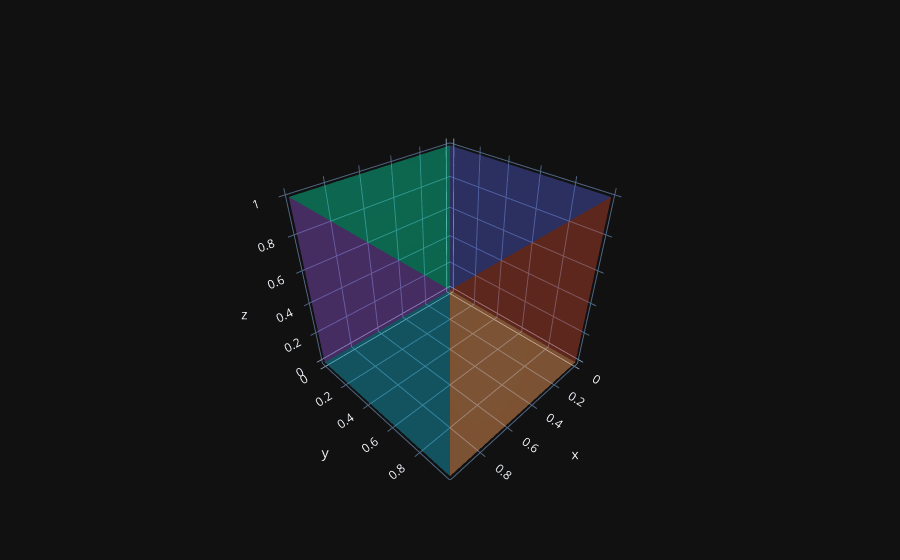

The notebook cell this image was saved under:
### Markdown cell above
The histograms show that x,y,z are not from a uniform distribution. There are more points at the edges than at the center. This is due to the relativly fewer points in the larger central tetrahedron. There wasnt a problem before where we accounted for this difference in volumes and assigned the points per tet accordingly. This trick of checking histograms will not work in general. We would have to define and calculate a local point density and check for variations in it. 

Before going to the next section, lets us decompose the unit cube into 6 congruent tetrahedra and generating points once again.

### Code cell
cv=np.asarray([[0,0,0], [0,0,1], [0,1,0], [0,1,1], 
               [1,0,0], [1,0,1], [1,1,0], [1,1,1]],dtype=np.float64) # same as before. shorter name this time :)
#decompose into 6 tetrahedra
tets=np.asarray([
    [cv[0],cv[1],cv[3],cv[7]],
    [cv[0],cv[2],cv[3],cv[7]],
    [cv[0],cv[1],cv[5],cv[7]],
    [cv[0],cv[4],cv[5],cv[7]],
    [cv[0],cv[2],cv[6],cv[7]],
    [cv[0],cv[4],cv[6],cv[7]]])

fig=go.Figure()
for tet in tets:
    x, y, z = tet.T
    i,j,k = triangles.T
    fig = fig.add_trace(go.Mesh3d(x=x, y=y, z=z, i=i, j=j, k=k, opacity=0.25,))
fig.show()

### Figure 1 — Plotly figure (JSON) as saved in the notebook; plotly's stock layout.template omitted (floating-point values rounded to 4 significant figures)
{"data": [{"i": [0, 0, 0, 1], "j": [1, 1, 2, 2], "k": [2, 3, 3, 3], "opacity": 0.25, "type": "mesh3d", "x": [0, 0, 0, 1], "y": [0, 0, 1, 1], "z": [0, 1, 1, 1]}, {"i": [0, 0, 0, 1], "j": [1, 1, 2, 2], "k": [2, 3, 3, 3], "opacity": 0.25, "type": "mesh3d", "x": [0, 0, 0, 1], "y": [0, 1, 1, 1], "z": [0, 0, 1, 1]}, {"i": [0, 0, 0, 1], "j": [1, 1, 2, 2], "k": [2, 3, 3, 3], "opacity": 0.25, "type": "mesh3d", "x": [0, 0, 1, 1], "y": [0, 0, 0, 1], "z": [0, 1, 1, 1]}, {"i": [0, 0, 0, 1], "j": [1, 1, 2, 2], "k": [2, 3, 3, 3], "opacity": 0.25, "type": "mesh3d", "x": [0, 1, 1, 1], "y": [0, 0, 0, 1], "z": [0, 0, 1, 1]}, {"i": [0, 0, 0, 1], "j": [1, 1, 2, 2], "k": [2, 3, 3, 3], "opacity": 0.25, "type": "mesh3d", "x": [0, 0, 1, 1], "y": [0, 1, 1, 1], "z": [0, 0, 0, 1]}, {"i": [0, 0, 0, 1], "j": [1, 1, 2, 2], "k": [2, 3, 3, 3], "opacity": 0.25, "type": "mesh3d", "x": [0, 1, 1, 1], "y": [0, 0, 1, 1], "z": [0, 0, 0, 1]}], "layout": {}}
